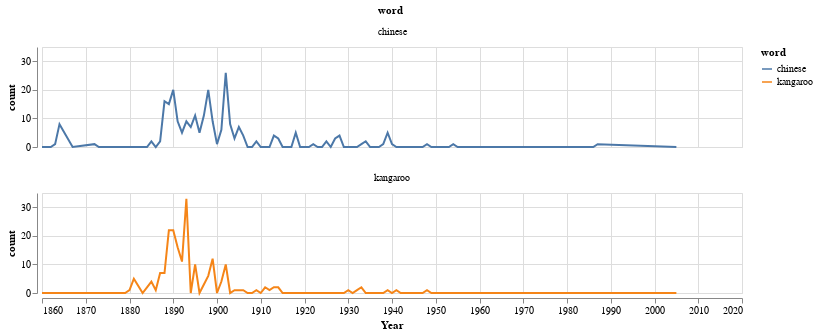

Notebook cell for this chart:
### Markdown cell above
### Create a faceted chart

### Code cell
alt.Chart(df_words.loc[df_words['year'] > 0]).mark_line().encode(
    x=alt.X('year:Q', axis=alt.Axis(format='c', title='Year')),
    y='count:Q',
    color='word:N',
    facet='word:N'
).properties(width=700, height=100, columns=1)

### Figure 1 — Vega-Lite specification as saved in the notebook (floating-point values rounded to 4 significant figures; data arrays with more than 128 entries replaced by an {"elided": "..."} marker saying what was removed)
{"$schema": "https://vega.github.io/schema/vega-lite/v3.4.0.json", "columns": 1, "config": {"mark": {"tooltip": null}, "view": {"height": 300, "width": 400}}, "data": {"name": "data-eb2de02a2256a9e8c35b864eeb0207b1"}, "datasets": {"data-eb2de02a2256a9e8c35b864eeb0207b1": {"elided": "182 records"}}, "encoding": {"color": {"field": "word", "type": "nominal"}, "facet": {"field": "word", "type": "nominal"}, "x": {"axis": {"format": "c", "title": "Year"}, "field": "year", "type": "quantitative"}, "y": {"field": "count", "type": "quantitative"}}, "height": 100, "mark": "line", "width": 700}
